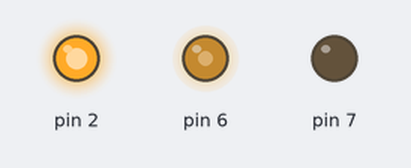
A sketch run on a simulated Arduino Uno, built with avr-gcc and run on an emulated ATmega328P. Shown: output pins drawn as LEDs (lit = HIGH).

Above: at 0.1 s.
Timing chart, 0 to 1.6 s (numbered marks = the images above):
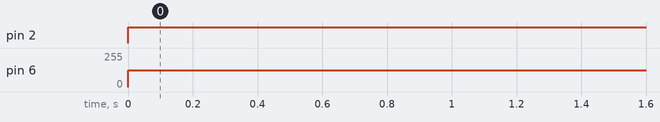

Measured:
- by itself, pin 2: LOW → HIGH at 0.00 s
- by itself, pin 6: 0/255 → 125/255 at 0.00 s

The sketch:

test_brightness_prog.ino
```cpp
#define H 255
#define M 125
#define L  100
void setup() {
  // initialize the digital pin as an output.
  pinMode(2, OUTPUT);
  pinMode(6, OUTPUT);
  pinMode(7, OUTPUT);
}

// the loop routine runs over and over again forever:
void loop() {
  analogWrite(2, H);    // turn the LED in pin 2 on with HIGH bright
  analogWrite(6, M);    // turn the LED in pin 6 on with Middle bright
  analogWrite(7, L);     // turn the LED in pin 7 on with LOW bright
  delay(1000);               // wait for a second
}
```
